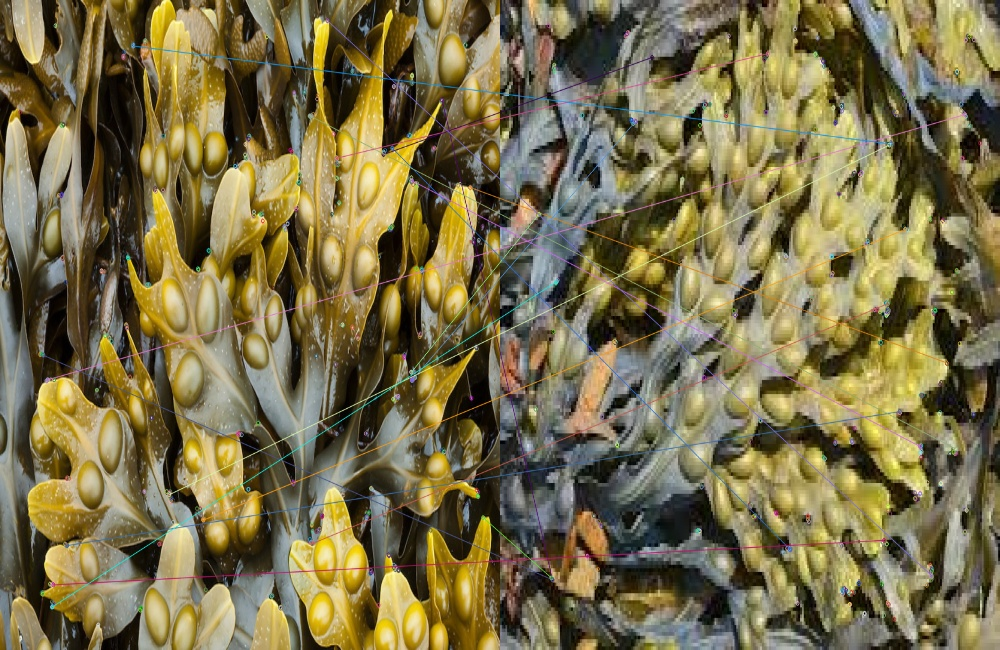
#> input picture feature_matching_ORB.jpg, 1000 x 650 px
$ python -i image_utils.py   (imports and definitions only)
#> lines starting #> are read from the running program, lines starting #| are printed output that depends on the picture
# Copyright 2019 Florent Mahoudeau. All Rights Reserved.
#
# Licensed under the Apache License, Version 2.0 (the "License");
# you may not use this file except in compliance with the License.
# You may obtain a copy of the License at
#
#     http://www.apache.org/licenses/LICENSE-2.0
#
# Unless required by applicable law or agreed to in writing, software
# distributed under the License is distributed on an "AS IS" BASIS,
# WITHOUT WARRANTIES OR CONDITIONS OF ANY KIND, either express or implied.
# See the License for the specific language governing permissions and
# limitations under the License.
# ==============================================================================

import numpy as np
import cv2
from os import listdir
from os.path import isfile, join
import PIL.Image


def listfiles(pathname):
    return [f for f in listdir(pathname) if isfile(join(pathname, f))]


def bytesread(filename):
    with open(filename, 'rb') as file:
        return file.read()


def imread(filename, target_shape=None, interpolation=cv2.INTER_AREA):
    """
    Loads an image from disk

    :param filename: the path to the image file to load
    :param target_shape: optional resizing to the specified shape
    :param interpolation: interpolation method. Defaults to cv2.INTER_AREA which is recommended for downsizing.
    :return: the loaded image in RGB format
    """
#> called with filename = 'feature_matching_ORB.jpg', interpolation = 3
    im = cv2.imread(filename)
#> im is the input picture: shape (650, 1000, 3); mean B, G, R 74.1, 111.6, 122
    im = cv2.resize(im, (500,500), interpolation = cv2.INTER_AREA)
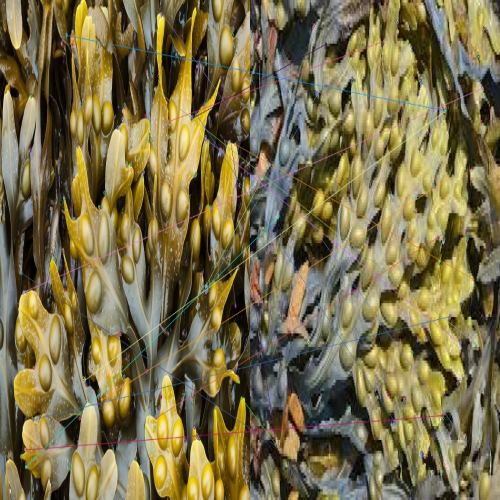
#> im: shape (500, 500, 3); mean B, G, R 74.1, 111.6, 122
    if im is None:
        print('Error loading image. Check path:', filename)
    im = cv2.cvtColor(im, cv2.COLOR_BGR2RGB)  # OpenCV loads images in BGR format
    if target_shape is not None:
        assert len(target_shape) == 2, 'Parameter target_shape must be 2-dimensional'
        im = cv2.resize(im, target_shape[::-1], interpolation=interpolation)
    return im

# [459 lines left out: functions get_label_png, imwrite, bgr2rgb, rgb2bgr, imhist, subtract_mean and 17 more, not called in this run]

>>> result = imread('feature_matching_ORB.jpg')
